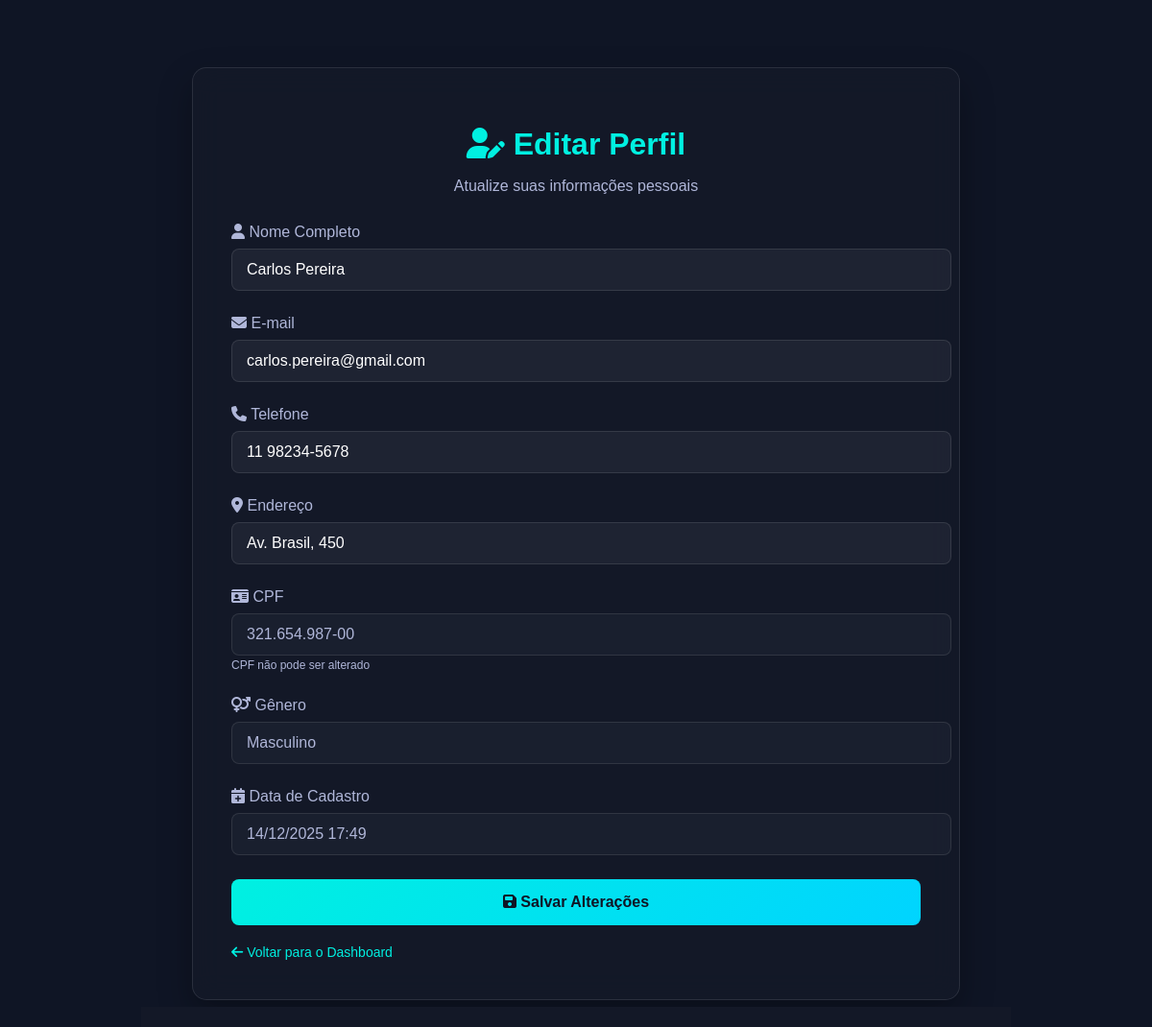
The page /view/editar_perfil.php (signed in) on the database its author committed.
### tables this page shows
CREATE TABLE cliente (
    id_cliente INT AUTO_INCREMENT PRIMARY KEY,
    nome_cliente VARCHAR(255) NOT NULL,
    email VARCHAR(255) NOT NULL UNIQUE,
    endereco VARCHAR(200) NOT NULL,
    telefone VARCHAR(20) NOT NULL,
    genero VARCHAR(10) NOT NULL,
    cpf VARCHAR(15) NOT NULL UNIQUE,
    status VARCHAR(20) DEFAULT 'ativo',
    data_cadastro TIMESTAMP DEFAULT CURRENT_TIMESTAMP
);

### config/Connection.php (called while the page is built, shortened)
<?php
class Connection {
    private static $instance = null;
    public static function getInstance() {
        if (self::$instance === null) {
            try {
                $dsn = sprintf(
                    "mysql:host=%s;dbname=%s;charset=%s",
                    self::DB_HOST,
                    self::DB_NAME,
                    self::DB_CHARSET
                );
                $options = [
                    PDO::ATTR_ERRMODE => PDO::ERRMODE_EXCEPTION,
                    PDO::ATTR_DEFAULT_FETCH_MODE => PDO::FETCH_ASSOC,
                    PDO::ATTR_EMULATE_PREPARES => false
                ];
                self::$instance = new PDO($dsn, self::DB_USER, self::DB_PASS, $options);
                self::$instance->exec("SET NAMES utf8mb4");
            } catch (PDOException $e) {
                error_log("ERRO DE CONEXÃO: " . $e->getMessage());
                die("Erro ao conectar ao banco de dados. Contate o administrador.");
            }
        }
        return self::$instance;
    }
}

### view/AlunoDAO.php (called while the page is built, shortened)
<?php
require_once 'Connection.php';
class AlunoDAO {
    private $conn;
    public function __construct() {
        $this->conn = Connection::getInstance();
    }
    public function buscarAlunoPorId($idAluno) {
        $sql = "SELECT c.*
                FROM cliente c
                WHERE c.id_cliente = :id_aluno";
        $stmt = $this->conn->prepare($sql);
        $stmt->execute([':id_aluno' => $idAluno]);
        return $stmt->fetch(PDO::FETCH_ASSOC);
    }
}
?>

### view/editar_perfil.php (the view, shortened to what this page needs)
<?php
require_once 'AlunoDAO.php';
require_once __DIR__ . '/../config/Connection.php';
$idAluno = $_SESSION['user_id'] ?? '';
$alunoDAO = new AlunoDAO();
$infoAluno = $alunoDAO->buscarAlunoPorId($idAluno);
?>
<!DOCTYPE html>
<html lang="pt-BR">
<head>
    <link rel="stylesheet" href="https://cdnjs.cloudflare.com/ajax/libs/font-awesome/6.5.2/css/all.min.css">
</head>
<body>
    <div class="container">
        <div class="profile-card">
            <div class="profile-header">
                <h1><i class="fas fa-user-edit"></i> Editar Perfil</h1>
                <p>Atualize suas informações pessoais</p>
            </div>
            <form method="POST" action="">
                <div class="form-group">
                    <label for="nome"><i class="fas fa-user"></i> Nome Completo</label>
                    <input type="text" id="nome" name="nome" class="form-control"
                           value="<?php echo htmlspecialchars($infoAluno['nome_cliente'] ?? ''); ?>" required>
                </div>
                <div class="form-group">
                    <label for="email"><i class="fas fa-envelope"></i> E-mail</label>
                    <input type="email" id="email" name="email" class="form-control"
                           value="<?php echo htmlspecialchars($infoAluno['email'] ?? ''); ?>" required>
                </div>
                <div class="form-group">
                    <label for="telefone"><i class="fas fa-phone"></i> Telefone</label>
                    <input type="text" id="telefone" name="telefone" class="form-control"
                           value="<?php echo htmlspecialchars($infoAluno['telefone'] ?? ''); ?>" required>
                </div>
                <div class="form-group">
                    <label for="endereco"><i class="fas fa-map-marker-alt"></i> Endereço</label>
                    <input type="text" id="endereco" name="endereco" class="form-control"
                           value="<?php echo htmlspecialchars($infoAluno['endereco'] ?? ''); ?>" required>
                </div>
                <div class="form-group">
                    <label for="cpf"><i class="fas fa-id-card"></i> CPF</label>
                    <input type="text" id="cpf" class="form-control readonly-field"
                           value="<?php echo htmlspecialchars($infoAluno['cpf'] ?? ''); ?>" readonly>
                    <small style="color: var(--cor-texto-secundario); font-size: 12px;">
                        CPF não pode ser alterado
                    </small>
                </div>
                <div class="form-group">
                    <label for="genero"><i class="fas fa-venus-mars"></i> Gênero</label>
                    <input type="text" id="genero" class="form-control readonly-field"
                           value="<?php echo htmlspecialchars($infoAluno['genero'] ?? ''); ?>" readonly>
                </div>
                <div class="form-group">
                    <label for="data_cadastro"><i class="fas fa-calendar-plus"></i> Data de Cadastro</label>
                    <input type="text" id="data_cadastro" class="form-control readonly-field"
                           value="<?php echo isset($infoAluno['data_cadastro']) ? date('d/m/Y H:i', strtotime($infoAluno['data_cadastro'])) : 'Não informada'; ?>" readonly>
                </div>
                <button type="submit" class="btn">
                    <i class="fas fa-save"></i> Salvar Alterações
                </button>
            </form>
            <a href="dashboard_aluno.php" class="back-link">
                <i class="fas fa-arrow-left"></i> Voltar para o Dashboard
            </a>
        </div>
    </div>
</body>
</html>

### view/editar_perfil.php (style rules this page uses)
:root { --cor-ciano-principal: #00F0E1; --cor-fundo-escuro: #0f1525; --cor-card-escuro: rgba(20, 25, 40, 0.8); --cor-texto-primario: #ffffff; --cor-texto-secundario: #b0b7d9; --cor-verde: #2ecc71; --cor-vermelho: #e74c3c; }
body { font-family: 'Poppins', sans-serif; background: var(--cor-fundo-escuro); color: var(--cor-texto-primario); margin: 0; padding: 0; }
.container { max-width: 800px; margin: 50px auto; padding: 20px; }
.profile-card { background: var(--cor-card-escuro); backdrop-filter: blur(15px); border-radius: 15px; padding: 40px; box-shadow: 0 15px 35px rgba(0, 0, 0, 0.3); border: 1px solid rgba(255, 255, 255, 0.1); }
.profile-header { text-align: center; margin-bottom: 30px; }
.profile-header h1 { color: var(--cor-ciano-principal); margin-bottom: 10px; }
.profile-header p { color: var(--cor-texto-secundario); }
.form-group { margin-bottom: 25px; }
.form-group label { display: block; margin-bottom: 8px; color: var(--cor-texto-secundario); font-weight: 500; }
.form-control { width: 100%; padding: 12px 15px; background: rgba(255, 255, 255, 0.05); border: 1px solid rgba(255, 255, 255, 0.1); border-radius: 8px; color: var(--cor-texto-primario); font-size: 16px; font-family: 'Poppins', sans-serif; }
.btn { background: linear-gradient(135deg, var(--cor-ciano-principal), #00d4ff); color: var(--cor-fundo-escuro); padding: 15px 30px; border: none; border-radius: 8px; font-weight: 600; cursor: pointer; transition: all 0.3s ease; font-size: 16px; width: 100%; font-family: 'Poppins', sans-serif; }
.back-link { display: inline-block; margin-top: 20px; color: var(--cor-ciano-principal); text-decoration: none; font-size: 14px; }
.readonly-field { background: rgba(255, 255, 255, 0.03); color: var(--cor-texto-secundario); }

### rows shown on the page
cliente: nome "Carlos Pereira", email "carlos.pereira@gmail.com", telefone "11 98234-5678", endereco "Av. Brasil, 450", cpf "321.654.987-00", genero "Masculino", data_cadastro "14/12/2025 17:49"
